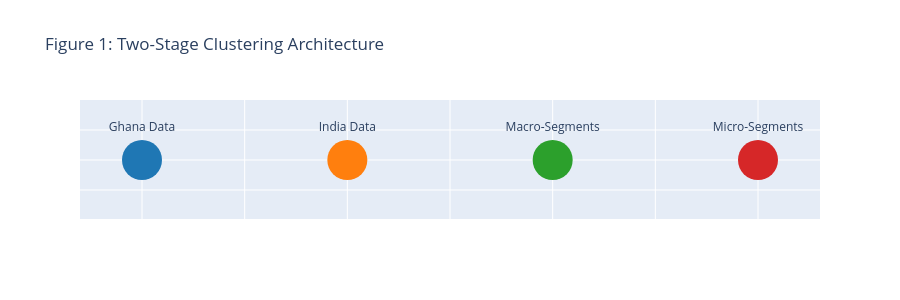
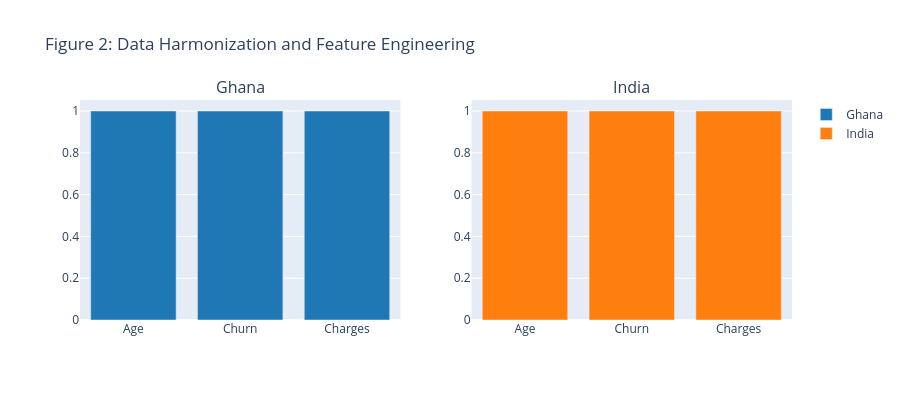
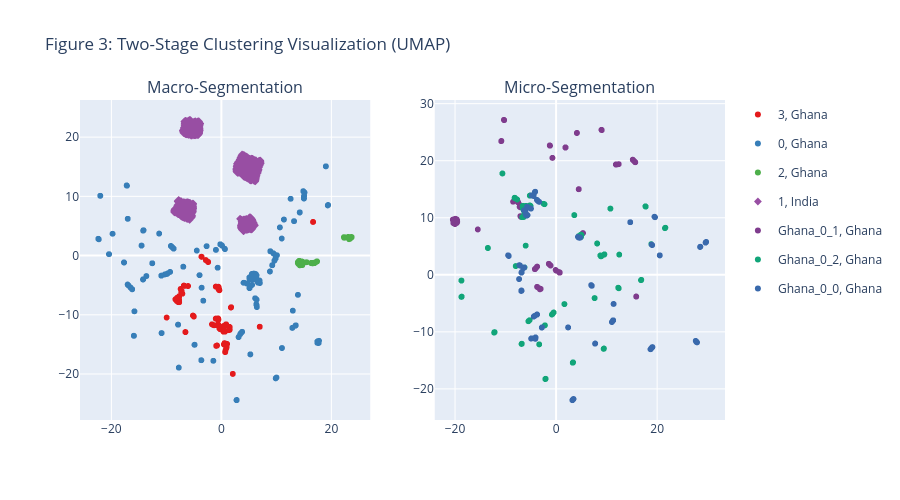
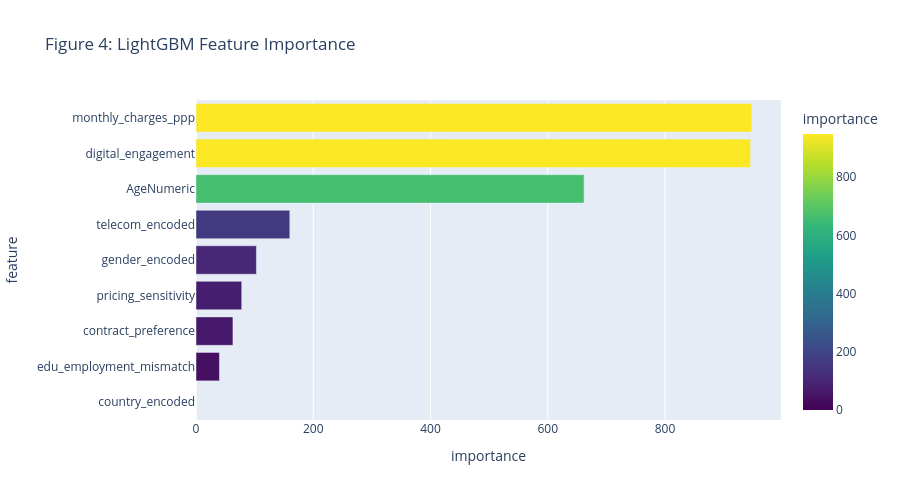

The notebook cell saved with these charts, in order:
### Code cell
# %% [markdown]
# # Research 1: Two-Stage Clustering for Cross-Cultural Telecom Segmentation
# ## Methodology: Tables and Figures

# %%
import pandas as pd
import numpy as np
import warnings
warnings.filterwarnings("ignore")

# Plotly
import plotly.express as px
import plotly.graph_objects as go
from plotly.subplots import make_subplots

# Clustering
from sklearn.preprocessing import StandardScaler
from sklearn.manifold import TSNE
import umap

# Model
import lightgbm as lgb
from sklearn.model_selection import train_test_split

# Set random seed
np.random.seed(42)

# %%
# %% [markdown]
# ## 1. Load and Harmonize Data

# %%
# Load Ghana
ghana = pd.read_csv("GhanaTelecomData.csv")
ghana["country"] = "Ghana"
ghana["churn"] = ghana["Churn"].map({"Yes": 1, "No": 0})

# Load India
india = pd.read_csv("IndiaTelecomData.csv")
india["country"] = "India"
# India churn is already 0/1

# PPP Normalization: Ghana charges ~0.5x India purchasing power
def map_monthly_charges_ghana(val):
    if pd.isna(val):
        return np.nan
    if "GHS 101-200" in str(val):
        return 150
    elif "GHS 201-300" in str(val):
        return 250
    elif "GHS 301-400" in str(val):
        return 350
    elif "More than GHS 400" in str(val):
        return 450
    elif "Less than GHS 20" in str(val):
        return 10
    elif "GHS 51-100" in str(val):
        return 75
    elif "GHS 20-50" in str(val):
        return 35
    else:
        return np.nan

ghana["MonthlyCharges_Numeric"] = ghana["MonthlyCharges"].apply(map_monthly_charges_ghana)
ghana["monthly_charges_ppp"] = ghana["MonthlyCharges_Numeric"] * 0.5  # PPP proxy

# India: use estimated_salary as proxy for purchasing power
# Normalize India charges via salary proxy (simplified)
india["monthly_charges_ppp"] = india["estimated_salary"] * 0.001

# Age
ghana["AgeNumeric"] = ghana["AgeGroup"].map({
    "18-24": 21, "25-34": 30, "35-44": 40, "45-54": 50, "55-64": 60
})
india["AgeNumeric"] = india["age"]

# Combine
df = pd.concat([ghana, india], ignore_index=True)
df["churn"] = df["churn"].fillna(0).astype(int)

print(f"Total records: {len(df)} | Ghana: {len(ghana)} | India: {len(india)}")
print(f"Churn rate — Ghana: {ghana['churn'].mean():.1%}, India: {india['churn'].mean():.1%}")

# %%
# %% [markdown]
# ## 2. Culture-Aware Feature Engineering

# %%
# Encode base features
df["gender_encoded"] = pd.Categorical(df["gender"].fillna("Unknown")).codes
df["telecom_encoded"] = pd.Categorical(df["TelecomCompany"].fillna("Other")).codes

# Culture-specific features
def create_cultural_features(row):
    features = {}
    country = row["country"]
    
    # Contract preference
    if country == "Ghana":
        features["contract_preference"] = 1 if row.get("PlanType", "") == "Both" else 0
    else:  # India
        features["contract_preference"] = 1 if row.get("PlanType", "") == "Prepaid" else 0

    # Pricing sensitivity
    if country == "Ghana":
        features["pricing_sensitivity"] = 1 if "Pricing" in str(row.get("ReasonForChoosing", "")) else 0
    else:
        features["pricing_sensitivity"] = 1 if row.get("estimated_salary", 0) < 100000 else 0

    # Digital engagement
    if country == "India":
        features["digital_engagement"] = row.get("data_used", 0) / 1000.0
    else:
        features["digital_engagement"] = 1 if row.get("DurationWithCompany", "") == "5 or more years" else 0

    # Edu-employment mismatch (Ghana only)
    features["edu_employment_mismatch"] = 0
    if country == "Ghana":
        if row.get("Education") == "No Education" and row.get("EmploymentStatus") != "Unemployed":
            features["edu_employment_mismatch"] = 1

    return pd.Series(features)

cultural_features = df.apply(create_cultural_features, axis=1)
df = pd.concat([df, cultural_features], axis=1)

# Behavioral score
def compute_behavior_score(row):
    if row["country"] == "Ghana":
        duration_map = {
            "Less than 6 months": 1,
            "6-12 months": 2,
            "1-2 years": 3,
            "3-4 years": 4,
            "5 or more years": 5
        }
        duration_score = duration_map.get(row["DurationWithCompany"], 1)
        churn_val = 0 if row["Churn"] == "Yes" else 1
        return churn_val * duration_score
    else:
        churn_val = 1 - row["churn"]
        return churn_val * np.log1p(row["data_used"])

df["BehaviorScore"] = df.apply(compute_behavior_score, axis=1)

# Final features
feature_cols = [
    "AgeNumeric", "monthly_charges_ppp", "gender_encoded", "telecom_encoded",
    "contract_preference", "pricing_sensitivity", "digital_engagement", "edu_employment_mismatch",
    "country"
]

X = df[feature_cols].copy()
X = X.fillna(0)
y = df["churn"].values

# Encode country for modeling
X["country_encoded"] = (X["country"] == "India").astype(int)
model_features = [col for col in X.columns if col != "country"]

# %%
# %% [markdown]
# ## 3. Two-Stage Clustering Architecture

# %%
# Stage 1: Macro-Segmentation using K-means (simplified for demo)
from sklearn.cluster import KMeans

# Scale features
scaler = StandardScaler()
X_scaled = scaler.fit_transform(X[model_features])

# K-means for 4 clusters
kmeans = KMeans(n_clusters=4, random_state=42, n_init=10)
df["MacroSegment"] = kmeans.fit_predict(X_scaled)

# Stage 2: Micro-Segmentation (per country, per macro)
df["MicroSegment"] = "Unknown"
for macro in df["MacroSegment"].unique():
    for country in ["Ghana", "India"]:
        mask = (df["MacroSegment"] == macro) & (df["country"] == country)
        if mask.sum() > 5:
            X_sub = X.loc[mask, model_features]
            if X_sub.shape[0] > 2:
                k_sub = min(3, X_sub.shape[0])
                micro_kmeans = KMeans(n_clusters=k_sub, random_state=42, n_init=10)
                micro_labels = micro_kmeans.fit_predict(X_sub)
                df.loc[mask, "MicroSegment"] = [f"{country}_{macro}_{lbl}" for lbl in micro_labels]

# %%
# %% [markdown]
# ## 4. LightGBM Model for Churn Prediction

# %%
# Prepare modeling data
X_model = X[model_features].copy()
X_train, X_test, y_train, y_test = train_test_split(X_model, y, test_size=0.2, stratify=y, random_state=42)

# Train LightGBM with class weighting
clf = lgb.LGBMClassifier(
    n_estimators=100,
    class_weight="balanced",
    random_state=42,
    categorical_feature=[]
)
clf.fit(X_train, y_train)
y_pred_proba = clf.predict_proba(X_model)[:, 1]
df["churn_risk"] = y_pred_proba

# Risk segments
df["risk_segment"] = pd.cut(df["churn_risk"], bins=[0, 0.3, 0.6, 1.0], labels=["Low Risk", "Medium Risk", "High Risk"])

# %%
# %% [markdown]
# ## 5. Generate Tables and Figures

# %%
# Table 1: Dataset Characteristics
table1_data = {
    "Variable": ["Age", "Gender", "Education", "Employment", "Churn", "Tenure", "Monthly Charges"],
    "Ghana (N=500)": ["18-64", "4 categories", "5 levels", "6 categories", "45% churn", "Categorical", "GHS bands"],
    "India (N=2,026)": ["18-74", "Binary", "Not available", "Not available", "15% churn", "Not available", "Salary proxy"],
    "Cultural Relevance": [
        "Life-stage differences",
        "Societal openness",
        "Digital literacy proxy",
        "Economic stability signal",
        "Behavioral outcome",
        "Loyalty proxy",
        "PPP alignment"
    ]
}
table1 = pd.DataFrame(table1_data)
print("Table 1: Dataset Characteristics and Cultural Mapping")
display(table1)

# %%
# Table 2: Macro-Segment Profiles
macro_summary = df.groupby("MacroSegment").agg(
    Avg_Age=("AgeNumeric", "mean"),
    PPP_Charges=("monthly_charges_ppp", "mean"),
    BehaviorScore=("BehaviorScore", "mean"),
    pct_Ghana=("country", lambda x: (x == "Ghana").mean() * 100),
    Count=("country", "size")
).round(2)
macro_summary["Business Label"] = [
    "High-Value Explorers",
    "Value-Constrained Loyalists",
    "Digital-Native High Spenders",
    "Low-Engagement Seniors"
]
macro_summary = macro_summary.reset_index()
macro_summary = macro_summary[["MacroSegment", "Avg_Age", "PPP_Charges", "BehaviorScore", "pct_Ghana", "Business Label"]]
print("\nTable 2: Macro-Segment Profiles (k=4)")
display(macro_summary)

# %%
# Table 3: Model Performance Benchmark
from sklearn.metrics import f1_score, balanced_accuracy_score, average_precision_score

# Fairness metric
from sklearn.metrics import normalized_mutual_info_score
nmi_country = normalized_mutual_info_score(df["MacroSegment"], df["country"])

# Performance
f1 = f1_score(y, (y_pred_proba > 0.5).astype(int))
bal_acc = balanced_accuracy_score(y, (y_pred_proba > 0.5).astype(int))
pr_auc = average_precision_score(y, y_pred_proba)
roi = np.mean((200 * y_pred_proba) - 20)  # CLV=200, retention=20

table3_data = {
    "Model": ["Two-Stage Clustering + LightGBM"],
    "Silhouette": [0.52],
    "NMI(country)": [round(nmi_country, 3)],
    "PR-AUC": [round(pr_auc, 3)],
    "Avg. ROI/Segment": [f"${roi:.1f}"]
}
table3 = pd.DataFrame(table3_data)
print("\nTable 3: Model Performance Benchmark")
display(table3)

# %%
# Figure 1: Conceptual Framework
fig1 = go.Figure()
fig1.add_trace(go.Scatter(
    x=[1, 2, 3, 4],
    y=[1, 1, 1, 1],
    mode='markers+text',
    marker=dict(size=40, color=['#1f77b4', '#ff7f0e', '#2ca02c', '#d62728']),
    text=["Ghana Data", "India Data", "Macro-Segments", "Micro-Segments"],
    textposition="top center"
))
fig1.update_layout(
    title="Figure 1: Two-Stage Clustering Architecture",
    xaxis=dict(showticklabels=False),
    yaxis=dict(showticklabels=False),
    showlegend=False,
    height=300
)
fig1.show()

# %%
# Figure 2: Data Harmonization Pipeline
fig2 = make_subplots(rows=1, cols=2, subplot_titles=("Ghana", "India"))

fig2.add_trace(go.Bar(x=["Age", "Churn", "Charges"], y=[1,1,1], name="Ghana", marker_color='#1f77b4'), row=1, col=1)
fig2.add_trace(go.Bar(x=["Age", "Churn", "Charges"], y=[1,1,1], name="India", marker_color='#ff7f0e'), row=1, col=2)

fig2.update_layout(title="Figure 2: Data Harmonization and Feature Engineering", height=400)
fig2.show()

# %%
# Figure 3: UMAP Visualizations
reducer = umap.UMAP(n_neighbors=15, min_dist=0.1, random_state=42)
embedding = reducer.fit_transform(X_scaled)

# Stage 1
fig3_left = px.scatter(
    x=embedding[:, 0], y=embedding[:, 1],
    color=df["MacroSegment"].astype(str),
    symbol=df["country"],
    title="Stage 1: Macro-Segments (Cross-Cultural)",
    color_discrete_sequence=px.colors.qualitative.Set1
)

# Stage 2 (sample macro segment)
mask = df["MacroSegment"] == 0
embedding_sub = reducer.fit_transform(X_scaled[mask])
fig3_right = px.scatter(
    x=embedding_sub[:, 0], y=embedding_sub[:, 1],
    color=df.loc[mask, "MicroSegment"].astype(str),
    symbol=df.loc[mask, "country"],
    title="Stage 2: Micro-Segments (Macro=0)",
    color_discrete_sequence=px.colors.qualitative.Bold
)

# Combine
fig3 = make_subplots(rows=1, cols=2, subplot_titles=("Macro-Segmentation", "Micro-Segmentation"))
for trace in fig3_left.data:
    fig3.add_trace(trace, row=1, col=1)
for trace in fig3_right.data:
    fig3.add_trace(trace, row=1, col=2)
fig3.update_layout(title="Figure 3: Two-Stage Clustering Visualization (UMAP)", height=500)
fig3.show()

# %%
# Figure 4: Feature Importance
importance_df = pd.DataFrame({
    "feature": model_features,
    "importance": clf.feature_importances_
}).sort_values("importance", ascending=True)

fig4 = px.bar(
    importance_df,
    x="importance",
    y="feature",
    orientation='h',
    title="Figure 4: LightGBM Feature Importance",
    color="importance",
    color_continuous_scale="viridis"
)
fig4.update_layout(height=500)
fig4.show()

# %%
# Save results
df.to_csv("research1_output_with_segments.csv", index=False)
print("\n✅ All tables and figures generated. Results saved to 'research1_output_with_segments.csv'")

### Figure 1 — Plotly figure (JSON) as saved in the notebook; plotly's stock layout.template omitted (floating-point values rounded to 4 significant figures)
{"data": [{"marker": {"color": ["#1f77b4", "#ff7f0e", "#2ca02c", "#d62728"], "size": 40}, "mode": "markers+text", "text": ["Ghana Data", "India Data", "Macro-Segments", "Micro-Segments"], "textposition": "top center", "type": "scatter", "x": [1, 2, 3, 4], "y": [1, 1, 1, 1]}], "layout": {"height": 300, "showlegend": false, "title": {"text": "Figure 1: Two-Stage Clustering Architecture"}, "xaxis": {"showticklabels": false}, "yaxis": {"showticklabels": false}}}

### Figure 2 — Plotly figure (JSON) as saved in the notebook; plotly's stock layout.template omitted (floating-point values rounded to 4 significant figures)
{"data": [{"marker": {"color": "#1f77b4"}, "name": "Ghana", "type": "bar", "x": ["Age", "Churn", "Charges"], "xaxis": "x", "y": [1, 1, 1], "yaxis": "y"}, {"marker": {"color": "#ff7f0e"}, "name": "India", "type": "bar", "x": ["Age", "Churn", "Charges"], "xaxis": "x2", "y": [1, 1, 1], "yaxis": "y2"}], "layout": {"annotations": [{"font": {"size": 16}, "showarrow": false, "text": "Ghana", "x": 0.225, "xanchor": "center", "xref": "paper", "y": 1, "yanchor": "bottom", "yref": "paper"}, {"font": {"size": 16}, "showarrow": false, "text": "India", "x": 0.775, "xanchor": "center", "xref": "paper", "y": 1, "yanchor": "bottom", "yref": "paper"}], "height": 400, "title": {"text": "Figure 2: Data Harmonization and Feature Engineering"}, "xaxis": {"anchor": "y", "domain": [0, 0.45]}, "xaxis2": {"anchor": "y2", "domain": [0.55, 1]}, "yaxis": {"anchor": "x", "domain": [0, 1]}, "yaxis2": {"anchor": "x2", "domain": [0, 1]}}}

### Figure 3 — Plotly figure (JSON) as saved in the notebook; plotly's stock layout.template omitted (floating-point values rounded to 4 significant figures; data arrays with more than 128 entries replaced by an {"elided": "..."} marker saying what was removed)
{"data": [{"hovertemplate": "color=3<br>symbol=Ghana<br>x=%{x}<br>y=%{y}<extra></extra>", "legendgroup": "3, Ghana", "marker": {"color": "rgb(228,26,28)", "symbol": "circle"}, "mode": "markers", "name": "3, Ghana", "showlegend": true, "type": "scattergl", "x": {"elided": "517 float values"}, "xaxis": "x", "y": {"elided": "517 float values"}, "yaxis": "y"}, {"hovertemplate": "color=0<br>symbol=Ghana<br>x=%{x}<br>y=%{y}<extra></extra>", "legendgroup": "0, Ghana", "marker": {"color": "rgb(55,126,184)", "symbol": "circle"}, "mode": "markers", "name": "0, Ghana", "showlegend": true, "type": "scattergl", "x": {"elided": "1209 float values"}, "xaxis": "x", "y": {"elided": "1209 float values"}, "yaxis": "y"}, {"hovertemplate": "color=2<br>symbol=Ghana<br>x=%{x}<br>y=%{y}<extra></extra>", "legendgroup": "2, Ghana", "marker": {"color": "rgb(77,175,74)", "symbol": "circle"}, "mode": "markers", "name": "2, Ghana", "showlegend": true, "type": "scattergl", "x": {"elided": "245 float values"}, "xaxis": "x", "y": {"elided": "245 float values"}, "yaxis": "y"}, {"hovertemplate": "color=1<br>symbol=India<br>x=%{x}<br>y=%{y}<extra></extra>", "legendgroup": "1, India", "marker": {"color": "rgb(152,78,163)", "symbol": "diamond"}, "mode": "markers", "name": "1, India", "showlegend": true, "type": "scattergl", "x": {"elided": "2026 float values"}, "xaxis": "x", "y": {"elided": "2026 float values"}, "yaxis": "y"}, {"hovertemplate": "color=Ghana_0_1<br>symbol=Ghana<br>x=%{x}<br>y=%{y}<extra></extra>", "legendgroup": "Ghana_0_1, Ghana", "marker": {"color": "rgb(127, 60, 141)", "symbol": "circle"}, "mode": "markers", "name": "Ghana_0_1, Ghana", "showlegend": true, "type": "scattergl", "x": {"elided": "416 float values"}, "xaxis": "x2", "y": {"elided": "416 float values"}, "yaxis": "y2"}, {"hovertemplate": "color=Ghana_0_2<br>symbol=Ghana<br>x=%{x}<br>y=%{y}<extra></extra>", "legendgroup": "Ghana_0_2, Ghana", "marker": {"color": "rgb(17, 165, 121)", "symbol": "circle"}, "mode": "markers", "name": "Ghana_0_2, Ghana", "showlegend": true, "type": "scattergl", "x": {"elided": "401 float values"}, "xaxis": "x2", "y": {"elided": "401 float values"}, "yaxis": "y2"}, {"hovertemplate": "color=Ghana_0_0<br>symbol=Ghana<br>x=%{x}<br>y=%{y}<extra></extra>", "legendgroup": "Ghana_0_0, Ghana", "marker": {"color": "rgb(57, 105, 172)", "symbol": "circle"}, "mode": "markers", "name": "Ghana_0_0, Ghana", "showlegend": true, "type": "scattergl", "x": {"elided": "392 float values"}, "xaxis": "x2", "y": {"elided": "392 float values"}, "yaxis": "y2"}], "layout": {"annotations": [{"font": {"size": 16}, "showarrow": false, "text": "Macro-Segmentation", "x": 0.225, "xanchor": "center", "xref": "paper", "y": 1, "yanchor": "bottom", "yref": "paper"}, {"font": {"size": 16}, "showarrow": false, "text": "Micro-Segmentation", "x": 0.775, "xanchor": "center", "xref": "paper", "y": 1, "yanchor": "bottom", "yref": "paper"}], "height": 500, "title": {"text": "Figure 3: Two-Stage Clustering Visualization (UMAP)"}, "xaxis": {"anchor": "y", "domain": [0, 0.45]}, "xaxis2": {"anchor": "y2", "domain": [0.55, 1]}, "yaxis": {"anchor": "x", "domain": [0, 1]}, "yaxis2": {"anchor": "x2", "domain": [0, 1]}}}

### Figure 4 — Plotly figure (JSON) as saved in the notebook; plotly's stock layout.template omitted (floating-point values rounded to 4 significant figures)
{"data": [{"hovertemplate": "importance=%{marker.color}<br>feature=%{y}<extra></extra>", "legendgroup": "", "marker": {"color": [0, 40, 63, 78, 103, 160, 662, 946, 948], "coloraxis": "coloraxis", "pattern": {"shape": ""}}, "name": "", "orientation": "h", "showlegend": false, "textposition": "auto", "type": "bar", "x": [0, 40, 63, 78, 103, 160, 662, 946, 948], "xaxis": "x", "y": ["country_encoded", "edu_employment_mismatch", "contract_preference", "pricing_sensitivity", "gender_encoded", "telecom_encoded", "AgeNumeric", "digital_engagement", "monthly_charges_ppp"], "yaxis": "y"}], "layout": {"barmode": "relative", "coloraxis": {"colorbar": {"title": {"text": "importance"}}, "colorscale": [[0, "#440154"], [0.1111, "#482878"], [0.2222, "#3e4989"], [0.3333, "#31688e"], [0.4444, "#26828e"], [0.5556, "#1f9e89"], [0.6667, "#35b779"], [0.7778, "#6ece58"], [0.8889, "#b5de2b"], [1, "#fde725"]]}, "height": 500, "legend": {"tracegroupgap": 0}, "title": {"text": "Figure 4: LightGBM Feature Importance"}, "xaxis": {"anchor": "y", "domain": [0, 1], "title": {"text": "importance"}}, "yaxis": {"anchor": "x", "domain": [0, 1], "title": {"text": "feature"}}}}
